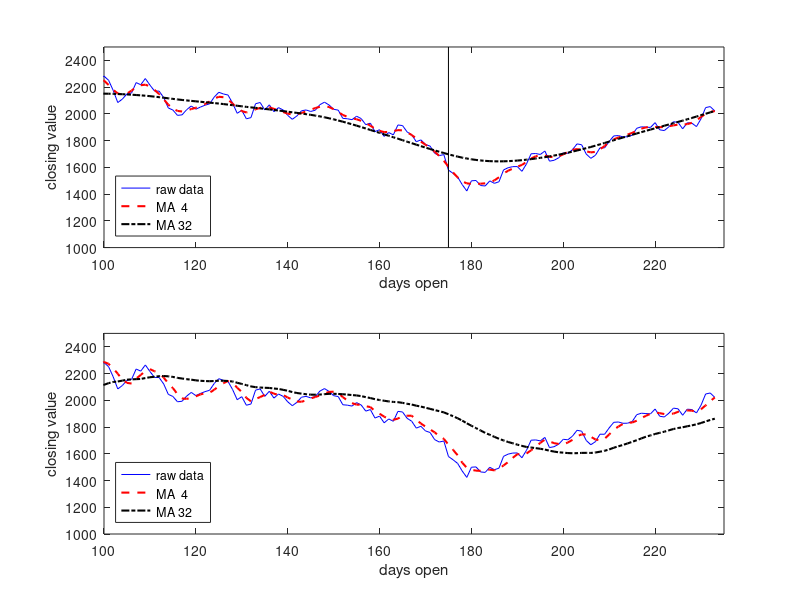

Source code (MATLAB):
%  This m-file reads in the NASDAQ composite averages for
%  
%  written by Dr. Thad B. Welch, PE {t.b.welch@ieee.org}
%  copyright 2001, 2016
%  completed on 13 December 2001 revision 1.0

% Simulation inputs
load('nasdaq_c01.txt');
myFontSize = 16;    % font size for the plot labels

% Calculated terms
MA4results = filtfilt(ones(1,4)/4, 1, nasdaq_c01);
MA32results = filtfilt(ones(1,32)/32, 1, nasdaq_c01);

% Simulation outputs
subplot(2,1,1)
set(gca, 'FontSize', myFontSize)
P1 = plot(nasdaq_c01, 'b-');
%set(P1, 'LineWidth', 1.5)
hold on
P2 = plot(MA4results,'r--');
set(P2, 'LineWidth', 1.5)
P3 = plot(MA32results,'k-.');
set(P3, 'LineWidth', 1.5)
plot([175 175], [1000 2500], 'k')   % September 11, 2001 marker
legend('raw data', 'MA  4', 'MA 32', 'Location', 'SouthWest')
ylabel('closing value')
xlabel('days open')
axis([100 235 1000 2500])
hold off

MA4results = filter(ones(1,4)/4, 1, nasdaq_c01);
MA32results = filter(ones(1,32)/32, 1, nasdaq_c01);

subplot(2,1,2)
set(gca, 'FontSize', myFontSize)
P1 = plot(nasdaq_c01, 'b-');
%set(P1, 'LineWidth', 1.5)
hold on
P2 = plot(MA4results,'r--');
set(P2, 'LineWidth', 1.5)
P3 = plot(MA32results,'k-.');
set(P3, 'LineWidth', 1.5)
legend('raw data', 'MA  4', 'MA 32', 'Location', 'SouthWest')
ylabel('closing value')
xlabel('days open')
axis([100 235 1000 2500])
hold off
